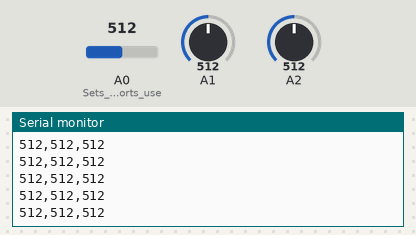
This sketch was run on a simulated Arduino Uno, built with avr-gcc and run on an emulated ATmega328P. On the bench: the last lines printed to the serial monitor. The inputs (shaded band) are chosen by the test bench; at power-on: A0 (Sets_the_analog_ports_use) = 512, A1 = 512, A2 = 512.

Above: at 1.2 s.
1.3 s: A0 (Sets_the_analog_ports_use) set to 11
At 1.8 s:
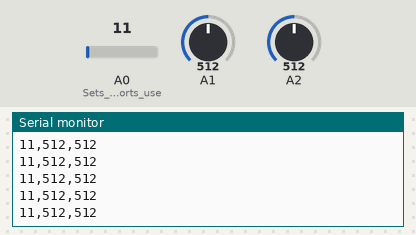
2.8 s: A0 (Sets_the_analog_ports_use) set to 8
At 3.7 s:
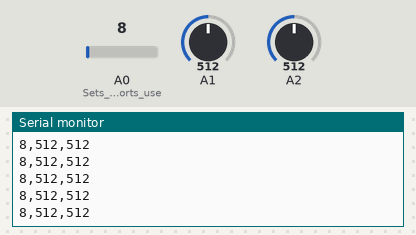
4.3 s: A1 set to 991
At 5.2 s:
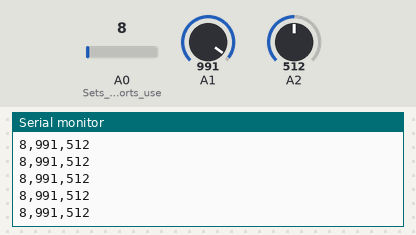
5.8 s: A1 set to 1016
At 6.3 s:
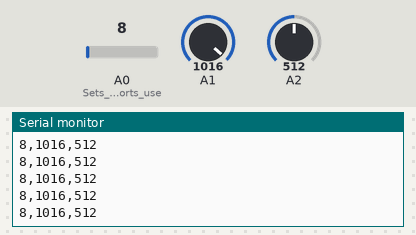
Timing chart, 0 to 8.8 s (numbered marks = the images above; inputs shaded):
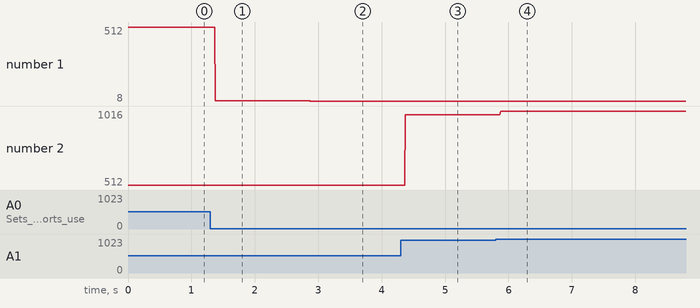

Measured:
- after the input at 1.3 s, the serial monitor: prints a new line after 0.08 s (image 1)
- after the input at 2.8 s, the serial monitor: prints a new line after 0.08 s (image 2)
- after the input at 4.3 s, the serial monitor: prints a new line after 0.08 s (image 3)
- after the input at 5.8 s, the serial monitor: prints a new line after 0.07 s (image 4)
- plotted number 1: 512 → 11 after the input at 1.3 s, 11 → 8 after the input at 2.8 s
- plotted number 2: 512 → 991 after the input at 4.3 s, 991 → 1016 after the input at 5.8 s

The sketch:

joystick.ino
```cpp
int xVal; //X values from joystick
int yVal; //Y values from joystick
int sw; //switch value from joystick

void setup() {
  Serial.begin(9600); //Starts serial at 9600 baud
  pinMode(A0, INPUT); //Sets the analog ports used to an input
  pinMode(A1, INPUT);
  pinMode(A2, INPUT);
}

void loop() {
  xVal = analogRead(A0);
  yVal = analogRead(A1);
  sw = analogRead(A2);

  Serial.print(xVal);
  Serial.print(",");
  Serial.print(yVal);
  Serial.print(",");
  Serial.println(sw);
  //delay(100);
}
```
